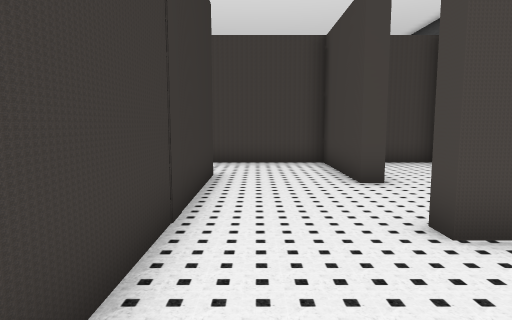
[1] (above)

24 first-person views from a walk through a scene from a Unity 3-D project. The camera is 1.2 m above the floor, tilts 6° down and sees 75° across. Doors are open. The floor is counted in squares, 1 m on a side. Each view is taken from the middle of a square. On the plan, view 1 faces up. The plan holds only what a view shows up to about 14 squares ahead; the rest is blank. The place goes on beyond the plan. The player is left out. Some surface patterns are stand-ins.

[2]
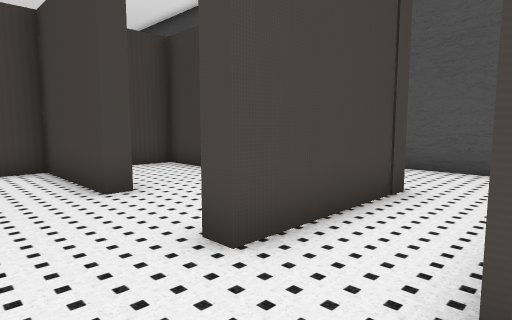

[3]
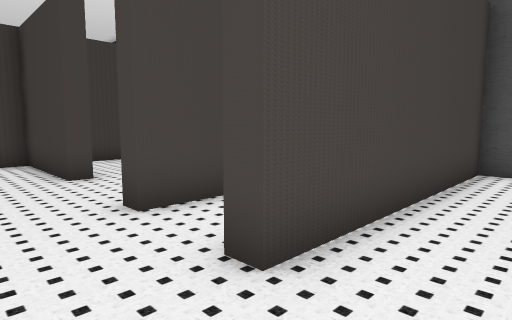

[4]
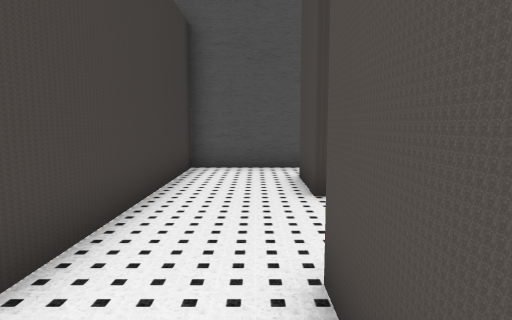

[5]
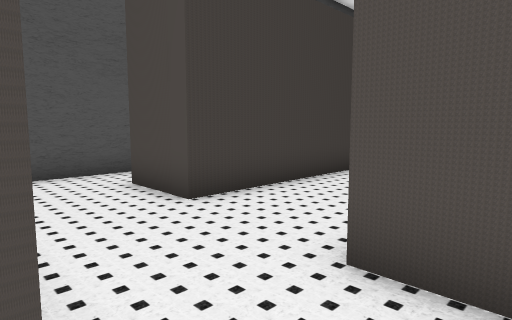

[6]
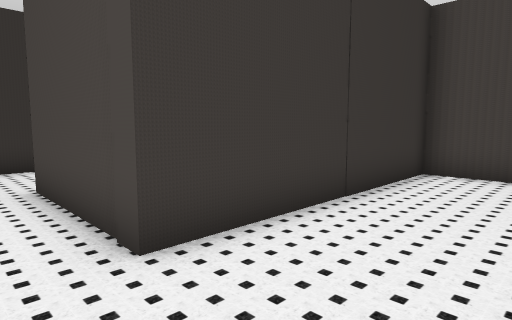

[7]
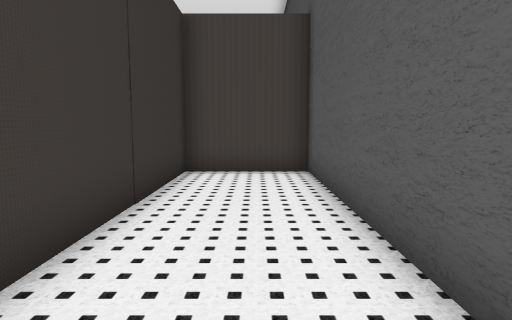

[8]
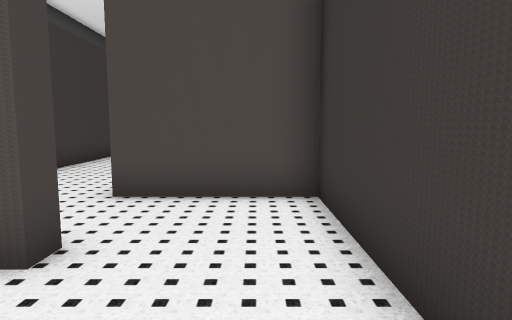

[9]
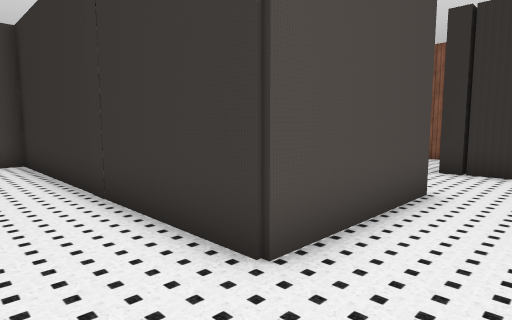

[10]
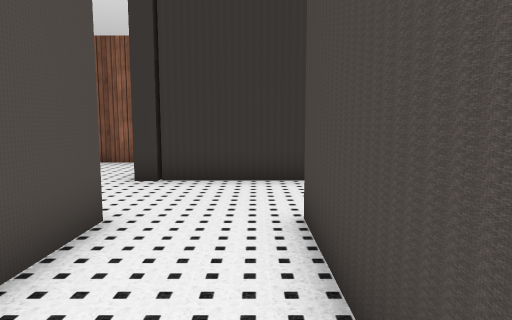

[11]
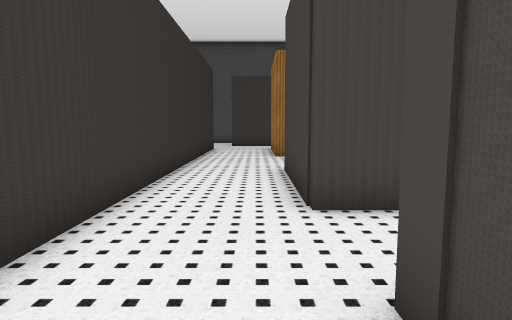

[12]
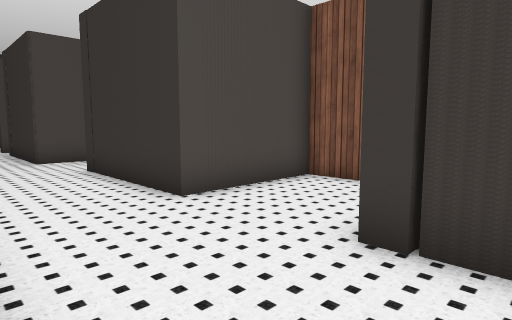

[13]
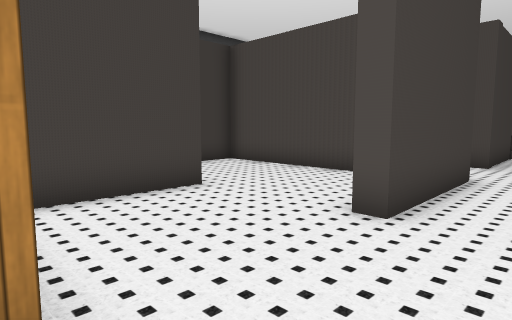

[14]
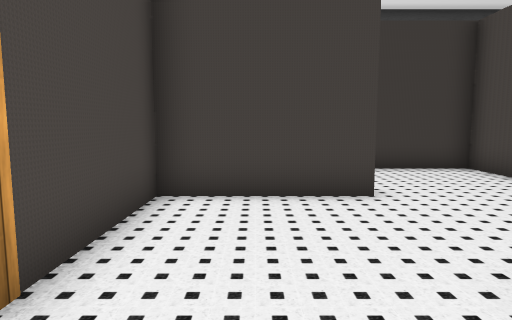

[15]
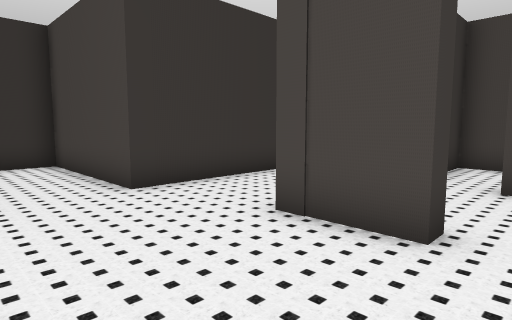

[16]
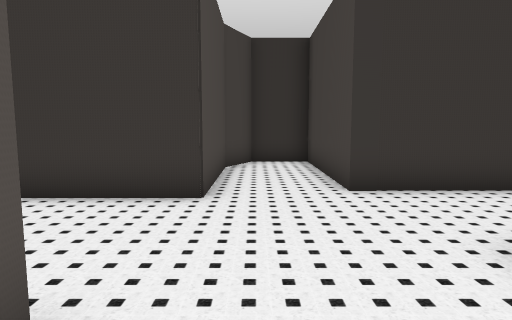

[17]
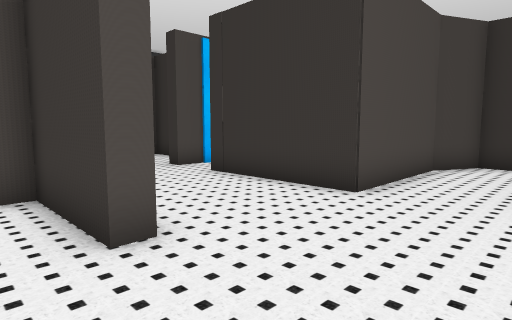

[18]
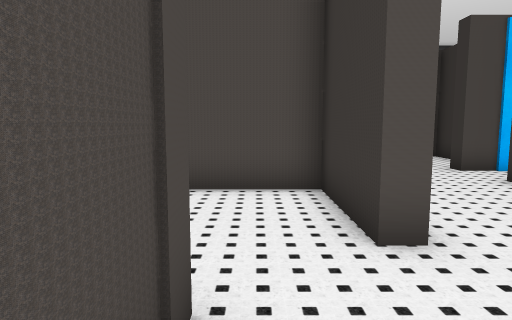

[19]
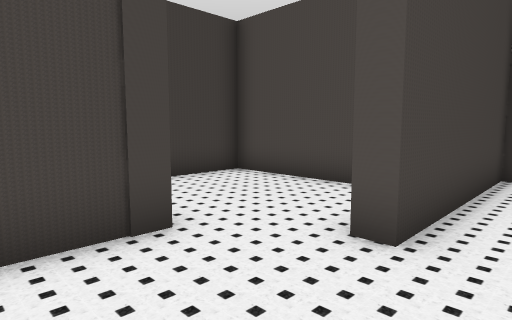

[20]
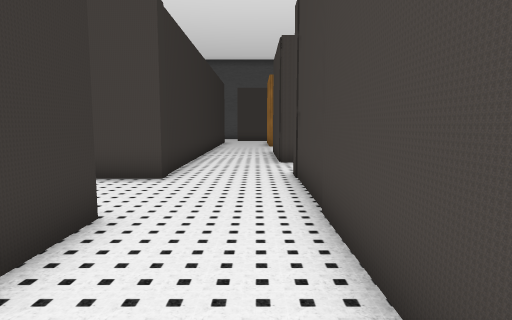

[21]
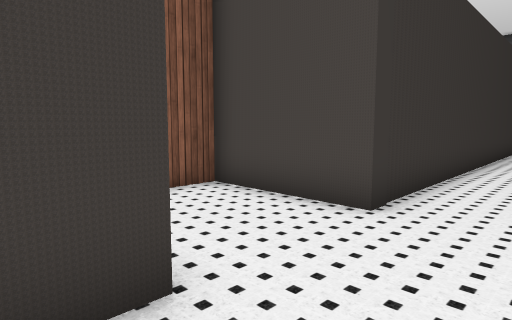

[22]
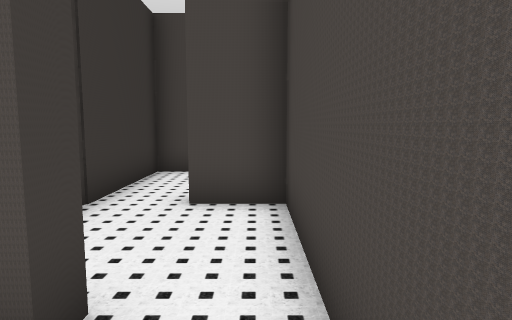

[23]
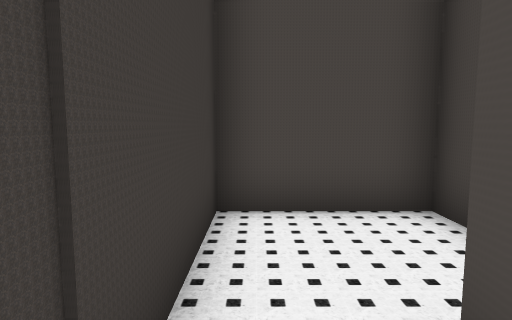

[24]
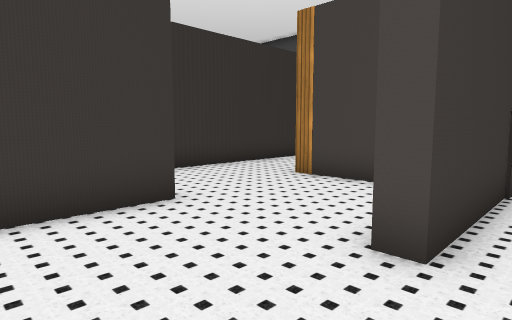

### Floor plan
Key: @ floor where view 1 was taken; # wall or solid block; . floor; D open door.
Columns run from 13 left of view 1 to 10 right of it. Each row starts with its distance up from view 1.
 19      #..#####
 18      #......#
 17      #......#
 16      #......#.
 15      #......#.
 14      #..#......#
 13      #..#......#
 12      #..#......#
 11      #..################
 10      #.........# ..#...#
  9      #.........#...#...#
  8  #####..#####..#...#...#
  7  #......#...#..#.. #...#
  6  #......#...#..... #...#
  5  #......#...#....  #...#
  4  #D###..#.###...####...#
  3      #..#...#..........#
  2      #..#...#..........
  1      #..##..#..#########
  0 ######......#@.........#
 -1 #...........#..........#
 -2 #...........####...##..#
 -3 ######.........#...#  .#
 -4      #....#....#...#
 -5      #....#....# ..#
 -6      #....###### ..#

Positions as (right, up) in squares from view 1, and headings:
1: (0, 0), facing up
2: (0, 1), facing up-right
3: (0, -1), facing up-right
4: (0, -1), facing right
5: (1, 1), facing down-right
6: (9, 2), facing up-left
7: (8, 2), facing up
8: (0, 4), facing down
9: (1, 10), facing down-left
10: (-1, 10), facing left
11: (-6, 6), facing up
12: (-5, 9), facing down-left
13: (-7, 19), facing down-right
14: (-7, 17), facing right
15: (-2, -3), facing up-left
16: (-2, -2), facing left
17: (-2, 0), facing down-left
18: (-2, 0), facing down
19: (-5, 0), facing down-right
20: (-6, 0), facing up
21: (-6, 3), facing up-left
22: (-2, -1), facing up
23: (-4, 3), facing up
24: (0, 12), facing up-left
